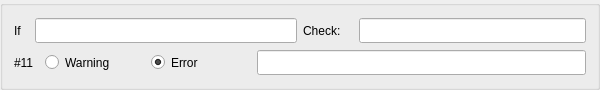
         <widget class="QGroupBox" name="groupBox_ch14">
          <property name="sizePolicy">
           <sizepolicy hsizetype="MinimumExpanding" vsizetype="Fixed">
            <horstretch>0</horstretch>
            <verstretch>0</verstretch>
           </sizepolicy>
          </property>
          <property name="minimumSize">
           <size>
            <width>600</width>
            <height>90</height>
           </size>
          </property>
          <property name="maximumSize">
           <size>
            <width>16777215</width>
            <height>90</height>
           </size>
          </property>
          <property name="title">
           <string/>
          </property>
          <layout class="QHBoxLayout" name="horizontalLayout_377">
           <item>
            <layout class="QVBoxLayout" name="verticalLayout_101">
             <item>
              <layout class="QHBoxLayout" name="horizontalLayout_378">
               <item>
                <layout class="QHBoxLayout" name="horizontalLayout_379">
                 <item>
                  <widget class="QLabel" name="label_414">
                   <property name="sizePolicy">
                    <sizepolicy hsizetype="Fixed" vsizetype="Fixed">
                     <horstretch>0</horstretch>
                     <verstretch>0</verstretch>
                    </sizepolicy>
                   </property>
                   <property name="minimumSize">
                    <size>
                     <width>15</width>
                     <height>25</height>
                    </size>
                   </property>
                   <property name="text">
                    <string>If</string>
                   </property>
                  </widget>
                 </item>
                 <item>
                  <widget class="QLineEdit" name="check_if_11">
                   <property name="sizePolicy">
                    <sizepolicy hsizetype="MinimumExpanding" vsizetype="Fixed">
                     <horstretch>0</horstretch>
                     <verstretch>0</verstretch>
                    </sizepolicy>
                   </property>
                   <property name="minimumSize">
                    <size>
                     <width>160</width>
                     <height>25</height>
                    </size>
                   </property>
                  </widget>
                 </item>
                </layout>
               </item>
               <item>
                <layout class="QHBoxLayout" name="horizontalLayout_380">
                 <item>
                  <widget class="QLabel" name="label_415">
                   <property name="sizePolicy">
                    <sizepolicy hsizetype="Fixed" vsizetype="Fixed">
                     <horstretch>0</horstretch>
                     <verstretch>0</verstretch>
                    </sizepolicy>
                   </property>
                   <property name="minimumSize">
                    <size>
                     <width>50</width>
                     <height>25</height>
                    </size>
                   </property>
                   <property name="text">
                    <string>Check:</string>
                   </property>
                  </widget>
                 </item>
                 <item>
                  <widget class="QLineEdit" name="check_check_11">
                   <property name="sizePolicy">
                    <sizepolicy hsizetype="MinimumExpanding" vsizetype="Fixed">
                     <horstretch>0</horstretch>
                     <verstretch>0</verstretch>
                    </sizepolicy>
                   </property>
                   <property name="minimumSize">
                    <size>
                     <width>160</width>
                     <height>25</height>
                    </size>
                   </property>
                  </widget>
                 </item>
                </layout>
               </item>
              </layout>
             </item>
             <item>
              <layout class="QHBoxLayout" name="horizontalLayout_381">
               <item>
                <widget class="QLabel" name="label_416">
                 <property name="sizePolicy">
                  <sizepolicy hsizetype="Fixed" vsizetype="Fixed">
                   <horstretch>0</horstretch>
                   <verstretch>0</verstretch>
                  </sizepolicy>
                 </property>
                 <property name="minimumSize">
                  <size>
                   <width>25</width>
                   <height>25</height>
                  </size>
                 </property>
                 <property name="maximumSize">
                  <size>
                   <width>25</width>
                   <height>25</height>
                  </size>
                 </property>
                 <property name="text">
                  <string>#11</string>
                 </property>
                </widget>
               </item>
               <item>
                <layout class="QHBoxLayout" name="horizontalLayout_382">
                 <item>
                  <widget class="QRadioButton" name="check_warning_11">
                   <property name="minimumSize">
                    <size>
                     <width>100</width>
                     <height>25</height>
                    </size>
                   </property>
                   <property name="text">
                    <string>Warning</string>
                   </property>
                  </widget>
                 </item>
                 <item>
                  <widget class="QRadioButton" name="check_error_11">
                   <property name="minimumSize">
                    <size>
                     <width>100</width>
                     <height>25</height>
                    </size>
                   </property>
                   <property name="text">
                    <string>Error</string>
                   </property>
                   <property name="checked">
                    <bool>true</bool>
                   </property>
                  </widget>
                 </item>
                </layout>
               </item>
               <item>
                <widget class="QLineEdit" name="check_message_11">
                 <property name="sizePolicy">
                  <sizepolicy hsizetype="MinimumExpanding" vsizetype="Fixed">
                   <horstretch>0</horstretch>
                   <verstretch>0</verstretch>
                  </sizepolicy>
                 </property>
                 <property name="minimumSize">
                  <size>
                   <width>170</width>
                   <height>25</height>
                  </size>
                 </property>
                </widget>
               </item>
              </layout>
             </item>
            </layout>
           </item>
          </layout>
         </widget>
